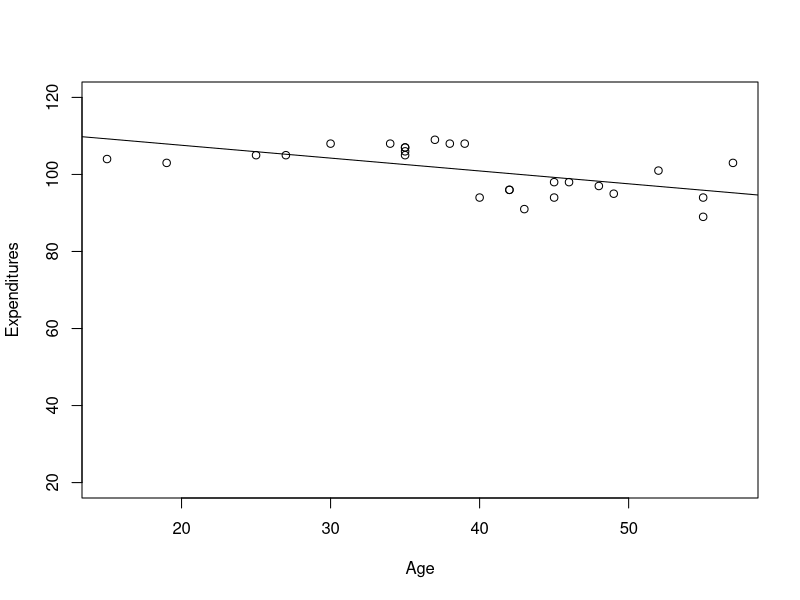

R code for this plot:
# a)
setwd('E:/Econometrics/SimpleRegression')
TestExer1 <- read.table('TestExer1.txt', head = TRUE)
lm.sol <- lm(Expenditures~Age, data = TestExer1)
summary(lm.sol)

# b)
plot(Expenditures~Age, data = TestExer1, ylim = c(20, 120))
abline(lm.sol)

# c)
AgeMoreThan40 <- TestExer1[which(TestExer1$Age >= 40),]
lm.sol <- lm(Expenditures~Age, data = AgeMoreThan40)
summary(lm.sol)

AgeLessThan40 <- TestExer1[which(TestExer1$Age < 40),]
lm.sol <- lm(Expenditures~Age, data = AgeLessThan40)
summary(lm.sol)